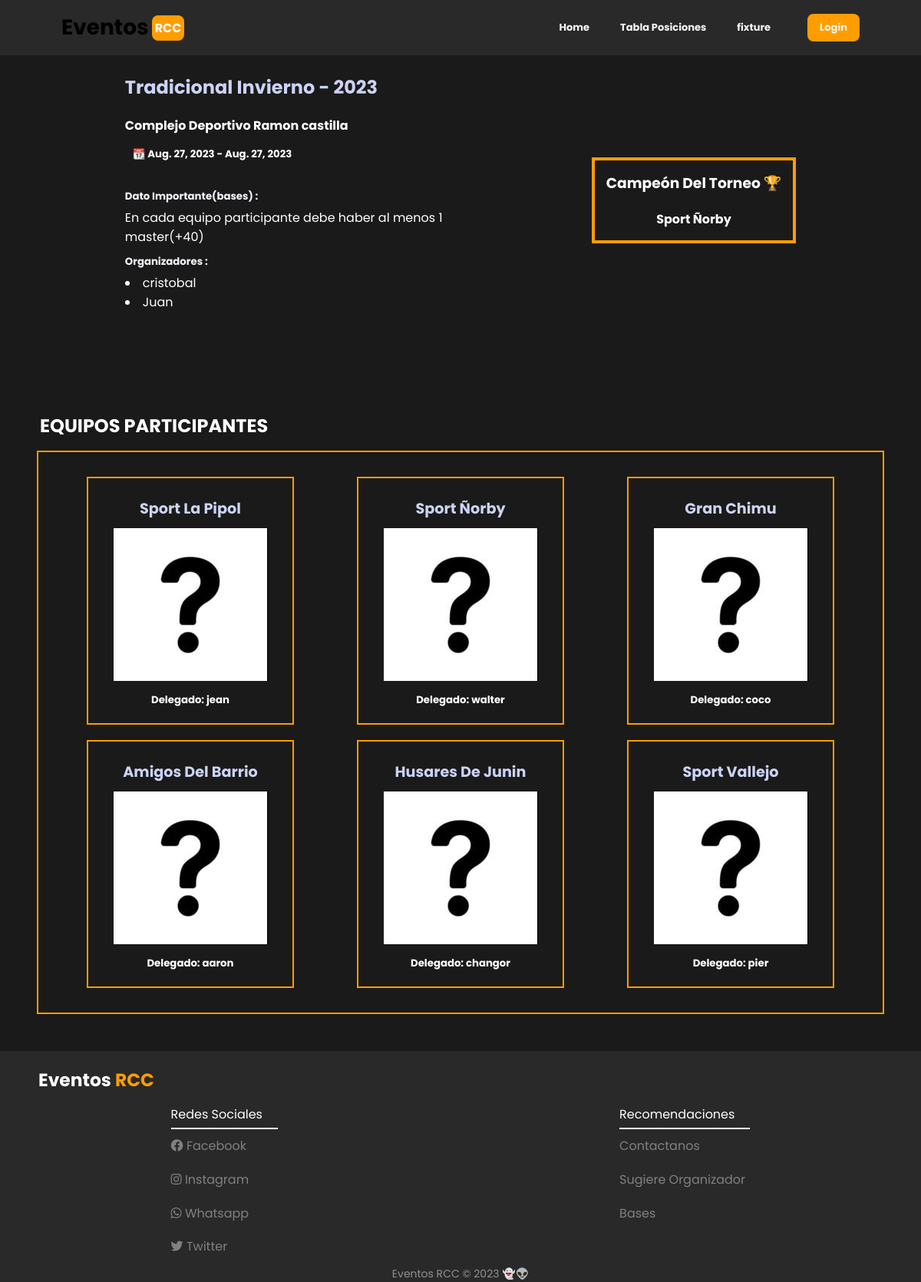
The page /campeonatos/3 on the database its author committed.
### campeonato/models.py (models this page shows, shortened)
class Campeonato(Model):
    nombre=models.CharField(max_length=200)
    tipo=models.CharField(max_length=500)
    lugar=models.CharField(max_length=500 , default="")
    fecha_inicio=models.DateField(verbose_name="Inicio Campeonato" )
    fecha_fin=models.DateField(verbose_name="Fin Campeonato")
    restriccion=models.CharField(verbose_name="Principal Restriccion" , max_length=500)

class Dirigentes(Model):
    nombre=models.CharField(max_length=200 , unique=True)
    apellido=models.CharField(max_length=100)
    cargo=models.CharField(max_length=200)
    campeonato_asociado=models.ManyToManyField(Campeonato)

### equipos/models.py (models this page shows, shortened)
class Equipo(Model):
    Nombre=models.CharField(max_length=100,unique=True)
    delegado=models.ForeignKey(User,on_delete=models.CASCADE)
    foto_equipo=models.ImageField(upload_to='equipos' , null=True , blank=True)
    logo=models.ImageField(upload_to='logo_equipos', default='media/default.png')
    campeonato=models.ForeignKey(Campeonato , on_delete=models.CASCADE)

### campeonato/views.py (the view)
# urls.py: path('campeonatos/<int:campe_id>',campeonato_id,name="campeonato-id")
def campeonato_id(request,campe_id):
    campeonato=Campeonato.objects.get(id=campe_id)
    dirigentes=Dirigentes.objects.all().filter(campeonato_asociado=campe_id)
    equipos=Equipo.objects.all().filter(campeonato=campe_id)
    jugadores=Jugadores.objects.all().filter(equipo__campeonato__id=campe_id)
    campeon=Equipo.objects.get(id=2)
    return render(request,'campeonato_id.html',{
        "campeonato":campeonato,
        "dirigentes":dirigentes,
        "equipos":equipos,
        "jugadores":jugadores,
        "campeon":campeon
        })

### campeonato/templates/campeonato_id.html (shortened to what this page needs)
<!DOCTYPE html>
<html>
{%extends "index.html"%}
{% load static %}
{%block head%}
    <link rel="stylesheet" href="{% static 'css/campeonato.css' %}">
{%endblock%}
{%block header%}
    {%include "header.html" %}
{%endblock%}
{%block content%}
    <section id="campeonato-campeon">
        <div class="cards-campeonato-id">
            <div class="title-card">
                <h2><a href="{%url 'campeonatos'%}">{{campeonato.nombre}}</a></h2>
            </div>
            <div>
                <div class="li-card">
                    <h4> {{campeonato.lugar}}</h4>
                    <h5>📆 {{campeonato.fecha_inicio}} - {{campeonato.fecha_inicio}}</h5>
                </div>
                <div class="p-card">
                    <h5>Dato Importante(bases) :</h5>
                    <p>{{campeonato.restriccion}}</p>
                    <h5>Organizadores :</h5>
                    {% if dirigentes %}
                        {% for dirigente in dirigentes%}
                            <li>{{dirigente.nombre}}</li>
                        {% endfor %}
                    {% else %}
                        <li>Dirigentes no registrados</li>
                    {% endif %}
                </div>
            </div>
        </div>
        <div class="campeonato-equipo-ganador">
            <div>
                <h3>Campeón Del Torneo 🏆</h3>
            </div>
            <div >
                <h4>{{campeon.Nombre}}</h4>
            </div>
        </div>
    </section>
    <section>
        <div class="sec-titulo">
            <h2>Equipos Participantes</h2>
        </div>
        <div class="camp-id-equipos">
            {% if campeonato and equipos %}
                {% for equipo in equipos %}
                    <div class="container-info-equipo">
                        <div class="nombre-equipo">
                            <a href="{%url 'equipo-id' equipo.id%}">{{equipo.Nombre}}</a>
                        </div>
                        <div class="img-equipo">
                            <img src="{{equipo.logo.url}}" alt="logo">
                        </div>
                        <div class="nombre-dele">
                            <h5>Delegado: {{equipo.delegado}}</h5>
                        </div>
                    </div>
                {% endfor %}
            {% else %}
                    <h4>Sin Participantes</h4>
            {% endif %}
        </div>
    </section>
{%endblock%}
{%block footer%}
    {%include "footer.html"%}
{%endblock%}

### campeonato/templates/index.html (shortened to what this page needs)
<!DOCTYPE html>
<head>
    {% block head %}{% endblock head %}
</head>
<body>
    {%block header%} {%endblock%}
    {%block content%}
    {%endblock%}
    {%block footer%} {%endblock%}
</body>

### campeonato/templates/header.html
<!DOCTYPE html>
{% load static %}
<html>
<head>
    <link rel="stylesheet" type="text/css" href="{% static 'css/header.css' %}">
    <link rel="stylesheet" href="https://cdnjs.cloudflare.com/ajax/libs/font-awesome/5.15.4/css/all.min.css">
</head>
<header>
    <div class="contenedor">
        <a class="LOGO" href="{%url 'home'%}">
            <h1 class="relative">Eventos</h1>
            <span>RCC</span>
        </a>
        <div class="container-nav">
            <nav >
                <a href="{% url 'home' %}">Home</a>
                <a href="">Tabla Posiciones</a>
                <a href="">fixture</a>
            </nav>
            <div class="Login">
                {% if user.is_authenticated %}
                    <div class="usuario-autenticado">
                        <span>
                            <i class="fas fa-user"></i>
                            {{ user.username }}
                        </span>
                        <div class="menu-desplegable">
                            <ul>
                                <li><a href="{% url 'panel_user' user.id %}">Perfil</a></li>
                                <li><a href="{% url 'logout' %}">Cerrar sesión</a></li>
                            </ul>
                        </div>
                    </div>
                {% else %}
                    <a href="{% url 'login' %}" class="boton-login">Login</a>
                {% endif %}
            </div>
        </div>
    </div>
</header>
</html>

### campeonato/templates/footer.html
<!DOCTYPE html>
<html>
{% load static %}
<html>
<head>
    <link rel="stylesheet" type="text/css" href="{% static 'css/footer.css' %}">
    <link rel="stylesheet" href="https://cdnjs.cloudflare.com/ajax/libs/font-awesome/5.15.4/css/all.min.css">
</head>
<footer class="footer-distributed">
    <div class="footer-logo">
        <h3>Eventos<span>RCC</span></h3>
    </div>
	<div class="container_footer">
            <div class="Redes">
                <div><span>Redes Sociales</span> </div>
                <ul class="footer-links">
                    <li>
                        <i class="fab fa-facebook"></i>
                        <a href="/">Facebook</a>
                    </li>
                    <li>
                        <i class="fab fa-instagram"></i>
                        <a href="#">Instagram</a>
                    </li>
                    <li>
                        <i class="fab fa-whatsapp"></i>
                        <a href="#">Whatsapp</a>
                    </li>
                    <li>
                        <i class="fab fa-twitter"></i>
                        <a href="/">Twitter</a>
                    </li>
                </ul>
            </div>
            <div class="Recomendaciones">
                <div><span>Recomendaciones</span></div>
                <ul class="footer-links">
                    <li>
                        <a href="/" class="">Contactanos</a></li>
                    <li><a href="#">Sugiere Organizador</a></li>
                    <li><a href="#">Bases </a></li>
                </ul>
            </div>
	</div>
    <div>
        <p class="footer-company-name">Eventos RCC © 2023 👻👽</p>
    </div>
</footer>
</html>

### static/css/campeonato.css (style rules this page uses)
section { display: flex; justify-content: center; flex-direction: column; padding: 3rem; }
#campeonato-campeon { display: flex; flex-direction: row; align-items: center; gap: 8rem ; }
.campeonato-equipo-ganador { display: flex; flex-direction: column; align-items: center; justify-content: center; padding: 15px; gap: 20px ; border: 4px solid #ff9d00; }
.cards-campeonato-id { padding: 0rem 2rem 20px 0px; max-width: 480px; }
.title-card { padding-bottom: 10px; }
.title-card a { text-decoration: none; color: #cbd3f6; }
.li-card h5 { padding: 5px 0px 10px 10px; }
.li-card h4 { padding: 10px 0px 10px 0px; }
.p-card { padding-top: 15px; }
.p-card h5 { padding: 10px 0px 5px 0px; color: #f2f4fa; }
.camp-id-equipos { display: flex; justify-content: space-around; padding: 2rem 2rem 2rem 2rem; gap: 20px; flex-wrap: wrap; border: 2px solid #ff9d00; }
.sec-titulo { padding: 15px 0px 15px 4px; text-transform: uppercase; }
.container-info-equipo { display: flex; flex-direction: column; padding: 20px 20px ; border: 2px solid #ff9d00; max-width: 280px; min-width: 270px; }
.nombre-equipo a { text-decoration: none; padding: 5px 0px 10px 0px; color: #cbd3f6; font-weight:bold; }
.nombre-equipo { display: flex; text-align: center; justify-content: center; font-size: larger; }
.nombre-dele { display: flex; align-items: center; justify-content: center; padding-top: 15px; }
.img-equipo { display: flex; justify-content: center; align-items: center; }

### static/css/header.css (style rules this page uses)
header { background-color: #292929; position:fixed; width: 100%; top: 0; padding: 10px 0px 10px 0px; }
.contenedor { display: flex; align-items: center; place-content: space-between; margin-left: 5rem; margin-right: 5rem; gap: 0.25rem; }
.LOGO { display: flex; align-items: center; justify-content: center; color: black; text-decoration: inherit; }
.LOGO h1 { color: #000000; }
.relative { position: relative; font-weight: 700; font-size: 28px; line-height: 2rem; }
.LOGO span { text-transform: uppercase; padding: 0.25rem; font-weight: bold; background-color: #ff9d00; border-radius: 0.5rem; margin-left: 0.25rem; color: rgb(248, 248, 248); }
.container-nav { display: flex; align-items: center; justify-content: center; gap: 1rem; }
.container-nav nav { display: flex; padding: 0.5rem; gap: 0.5rem; margin-right: 0.5rem; }
.container-nav a { display: flex; padding: 0.5rem 1rem; gap: 0.25rem; align-items: center; border-radius: 0.5rem; font-size: 13px; line-height: 1.25rem; text-decoration: none; font-weight: 700; color: #f3f8f3; }
.boton-login { display: inline-flex; padding-top: 0.4rem; padding-bottom: 0.4rem; padding-left: 15px; padding-right: 15px; align-items: center; border-radius: 0.5rem; border-radius: 3px; border: 0; font-weight: bold; background-color: #ff9d00; color: #33383b; cursor: pointer; }

### static/css/footer.css (style rules this page uses)
.footer-distributed { background: #292929; box-shadow: 0 1px 1px 0 rgba(0, 0, 0, 0.12); }
.container_footer { display: flex; justify-content: space-around; }
.Recomendaciones div { padding-bottom: 5px; border-bottom: 2px solid ; margin-bottom: 8px; }
.Redes div { padding-bottom: 5px; border-bottom: 2px solid; margin-bottom: 8px; }
.Recomendaciones span { padding-right: 20px; }
.Redes span { padding-right: 20px; }
.footer-logo { color: #ffffff; font-size: 20px; font-weight: 900; padding: 20px 10px 15px 50px; }
.footer-distributed h3 span { color: #ff9d00; padding-left: 5px; }
.footer-distributed .footer-links { color: #818181; margin: 0 0 10px; padding: 0; gap: 15px; display: grid; list-style: none; cursor: pointer; }
.footer-distributed .footer-links a { display:inline-block; line-height: 1.8; text-decoration: none; color: inherit; }
.footer-company-name { color: #8f9296; font-size: 14px; font-weight: normal; display: flex; justify-content: center; align-items: center; }

### campeonato/templates/index.html (style rules this page uses)
* { margin: 0; padding: 0; box-sizing: border-box; font-family: 'Poppins',sans-serif; }
body { margin: 3rem 0 0 0; padding: 0; background-color: #1a1a1a; color: #fff; }

### rows shown on the page
Campeonato: nombre "Tradicional Invierno - 2023", lugar "Complejo Deportivo Ramon castilla", fecha_inicio "Aug. 27, 2023", restriccion "En cada equipo participante debe haber al menos 1 master(+40)"
Dirigentes: nombre "cristobal"
Dirigentes: nombre "Juan"
Equipo: Nombre "Sport Ñorby", logo (placeholder picture), delegado "walter"
Equipo: Nombre "Sport La Pipol", logo (placeholder picture), delegado "jean"
Equipo: Nombre "Gran Chimu", logo (placeholder picture), delegado "coco"
Equipo: Nombre "Amigos Del Barrio", logo (placeholder picture), delegado "aaron"
Equipo: Nombre "Husares De Junin", logo (placeholder picture), delegado "changor"
Equipo: Nombre "Sport Vallejo", logo (placeholder picture), delegado "pier"
